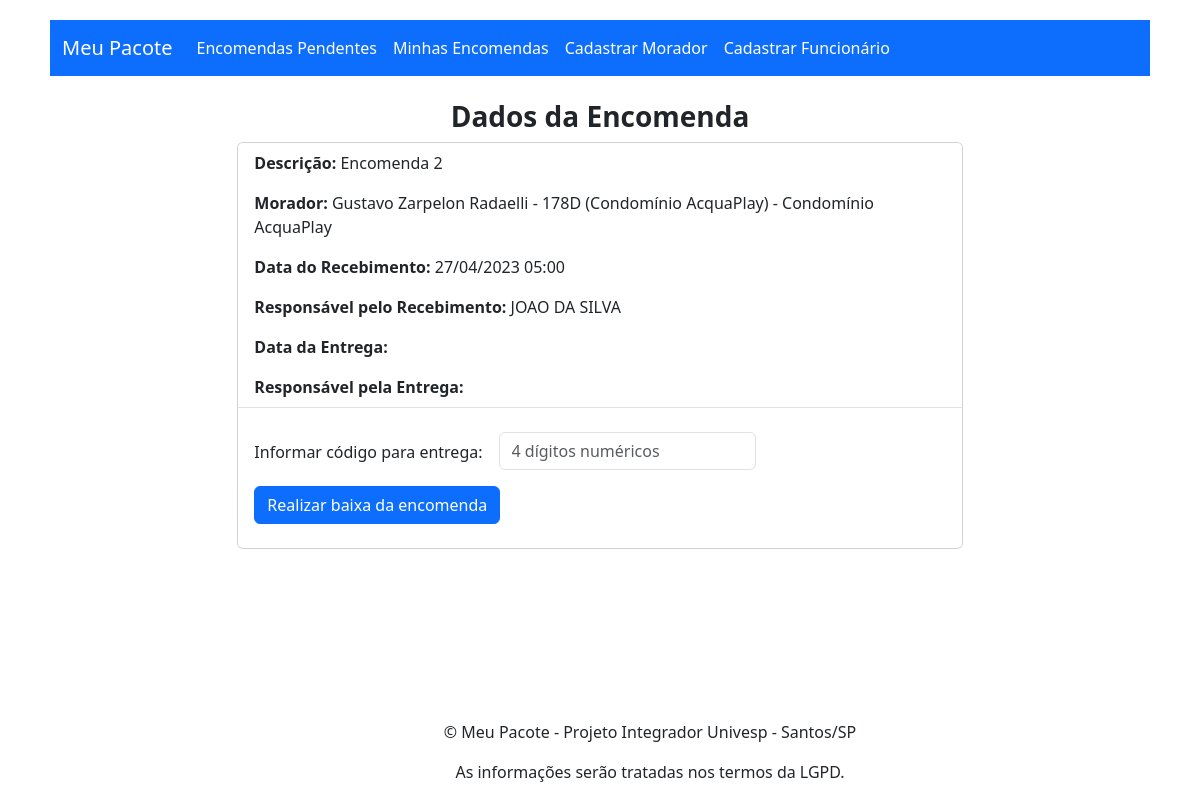
Before: /encomenda/2/ with the older database file.
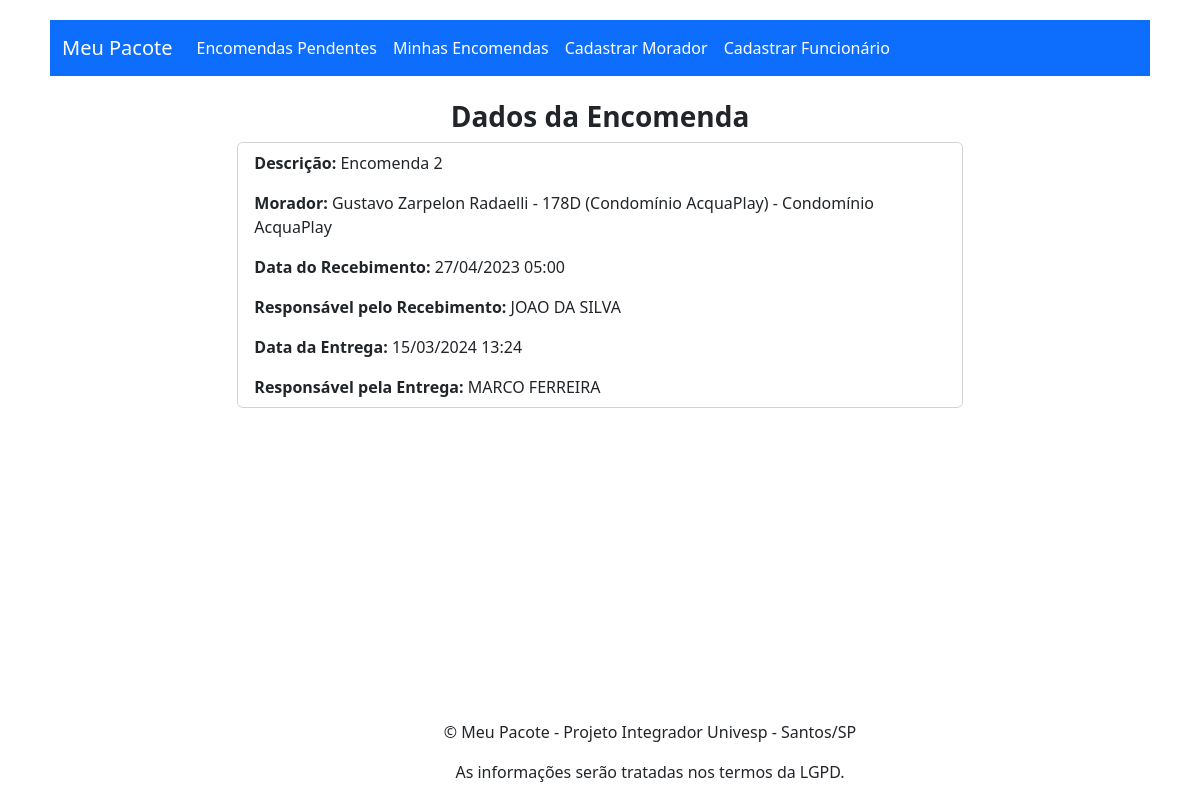
After: the same page with the newer database file.
### app_meu_pacote/models.py (models this page shows, shortened)
class Encomenda(models.Model):
    id = models.AutoField(primary_key=True)
    morador = models.ForeignKey(Morador, on_delete=models.CASCADE)
    descricao = models.CharField(max_length=100)
    data_hora_recebimento = models.DateTimeField()
    data_hora_entrega = models.DateTimeField(blank=True, null=True)
    codigo_retirada = models.CharField(max_length=4, default='0000')
    funcionario_recebimento = models.ForeignKey(Funcionario, on_delete=models.CASCADE, related_name='funcionario_recebimento')
    funcionario_entrega = models.ForeignKey(Funcionario, on_delete=models.CASCADE, related_name='funcionario_entrega', blank=True, null=True)

class Morador(models.Model):
    id = models.AutoField(primary_key=True)
    user = models.OneToOneField(User, on_delete=models.CASCADE)
    nome = models.CharField(max_length=100)
    apartamento = models.ForeignKey(Apartamento, on_delete=models.CASCADE, related_name='apartamentos')
    email = models.EmailField()
    telefone = models.CharField(max_length=20)
    def __str__(self):
        return f'{self.nome} - {self.apartamento} - {self.apartamento.condominio}'

class Apartamento(models.Model):
    id = models.AutoField(primary_key=True)
    numero = models.CharField(max_length=10)
    condominio = models.ForeignKey(Condominio, on_delete=models.CASCADE, related_name='apartamentos')
    def __str__(self):
        return f"{self.numero} ({self.condominio})"

class Condominio(models.Model):
    id = models.AutoField(primary_key=True)
    nome = models.CharField(max_length=100)
    endereco = models.CharField(max_length=100)
    telefone = models.CharField(max_length=20)
    email = models.EmailField()
    def __str__(self) -> str:
        return self.nome

class Funcionario(models.Model):
    id = models.AutoField(primary_key=True)
    user = models.OneToOneField(User, on_delete=models.CASCADE)
    nomeF = models.CharField(max_length=100)
    condominio = models.ForeignKey('Condominio', on_delete=models.CASCADE, related_name='funcionarios')
    funcaoFuncionario = models.CharField(max_length=100)
    email = models.EmailField()
    telefone = models.CharField(max_length=20)
    def __str__(self):
        return self.nomeF

### app_meu_pacote/views.py (the view)
# urls.py: path('encomenda/<int:encomenda_id>/', app_meu_pacote_views.encomenda, name='encomenda_url'),
def encomenda(request, encomenda_id):
    encomenda = get_object_or_404(Encomenda, id=encomenda_id)
    if request.method == 'POST':
        form = BaixaEncomendaForm(request.POST)
        if form.is_valid():
            codigo_enviado = str(form.cleaned_data['codigo_enviado'])
            if codigo_enviado == encomenda.codigo_retirada:
                try:
                    funcionario = Funcionario.objects.get(user=request.user)
                except ObjectDoesNotExist:
                    return render(request, 'error.html', {'message': 'Funcionário não encontrado.'})
                encomenda.data_hora_entrega = timezone.now()
                encomenda.funcionario_entrega = funcionario
                encomenda.save()
                return render(request, 'confirmacao.html', {'encomenda': encomenda})
            else:
                return render(request, 'encomenda.html', {'form': form, 'encomenda': encomenda, 'error': 'Código de retirada inválido.'})
    else:
        form = BaixaEncomendaForm()
        return render(request, 'encomenda.html', {'form': form, 'encomenda': encomenda})

### app_meu_pacote/forms.py
class BaixaEncomendaForm(forms.Form):
    codigo_enviado = forms.CharField(label='Código enviado', max_length=4, widget=forms.TextInput(attrs={'class': 'form-control'}))

### app_meu_pacote/templates/encomenda.html (shortened to what this page needs)
{% extends 'base.html' %}
{% block content %}
<br>
<h3 class="text-center fw-bold">Dados da Encomenda</h3>
<div class="row">
    <div class="col-md-8 offset-md-2">
        <div class="card">
            <ul class="list-group list-group-flush">
              <li class="list-group-item">
                <p class="card-text"><strong>Descrição:</strong> {{ encomenda.descricao }}</p>
                <p class="card-text"><strong>Morador:</strong> {{ encomenda.morador }}</p>
                <p class="card-text"><strong>Data do Recebimento:</strong> {{ encomenda.data_hora_recebimento|date:'d/m/Y H:i' }}</p>
                <p class="card-text"><strong>Responsável pelo Recebimento:</strong> {{ encomenda.funcionario_recebimento }}</p>
                <p class="card-text"><strong>Data da Entrega:</strong> {% if encomenda.data_hora_entrega != None %} {{ encomenda.data_hora_entrega|date:'d/m/Y H:i' }} {% endif %}</p>
                <p class="card-text"><strong>Responsável pela Entrega:</strong> {% if encomenda.data_hora_entrega != None %} {{ encomenda.funcionario_entrega }} {% endif %}</p>
              </li>
              {% if encomenda.data_hora_entrega == None %}
              <li class="list-group-item mt-3">
                <form method="post" class="row g-3">
                  <div class="col-auto pt-2">
                    <label for="id_codigo_enviado">Informar código para entrega:</label>
                  </div>
                  <div class="col-auto">
                    <input type="text" name="codigo_enviado" class="form-control" maxlength="4" required id="id_codigo_enviado" placeholder="4 dígitos numéricos">
                  </div>
                  <div class="col-auto">
                    <button type="submit" class="btn btn-primary mb-3">Realizar baixa da encomenda</button>
                  </div>
                </form>
              </li>
              {% endif %}
            </ul>
            </div>
        </div>
    </div>
{% endblock %}

### app_meu_pacote/templates/base.html (shortened to what this page needs)
{% load static %}
<!DOCTYPE html>
<html lang="pt-br">
<head>
  <link rel="stylesheet" href="{% static 'css/styles.css' %}">
  {% block head %}
  {% load bootstrap5 %}
  {% bootstrap_css %}
  {% endblock %}
</head>
<body>
  <header>
    <nav class="navbar navbar-expand-lg navbar-dark bg-primary">
      <div class="container-fluid">
        <a class="navbar-brand" href="..">Meu Pacote</a>
        <div class="collapse navbar-collapse" id="navbarSupportedContent">
          <ul class="navbar-nav me-auto mb-2 mb-lg-0">
            <li class="nav-item">
              <a class="nav-link active" href="/encomendas_pendentes">Encomendas Pendentes</a>
            </li>
            <li class="nav-item">
              <a class="nav-link active" href="/minhas_encomendas">Minhas Encomendas</a>
            </li>
            <li class="nav-item">
              <a class="nav-link active" href="/cadastrar_morador">Cadastrar Morador</a>
            </li>
            <li class="nav-item">
              <a class="nav-link active" href="/cadastrar_funcionario">Cadastrar Funcionário</a>
            </li>
          </ul>
        </div>
      </div>
    </nav>
  </header>
  <main>
    {% block content %}
    {% endblock %}
  </main>
  <footer>
    <p class="text-center">&copy; Meu Pacote - Projeto Integrador Univesp - Santos/SP</p>
    <p class="text-center">As informa&ccedil;&otilde;es ser&atilde;o tratadas nos termos da LGPD.</p>
  </footer>
</body>
</html>

### app_meu_pacote/static/css/styles.css (style rules this page uses)
html { margin-left: 50px; margin-right: 50px; margin-top: 20px; margin-bottom: 20px; }
footer { position: fixed; bottom: 0; width: 100%; }

Changed rows visible on the page:
changed Encomenda "Encomenda 2": data_hora_entrega (not shown) → "15/03/2024 13:24"; funcionario_entrega (not shown) → "MARCO FERREIRA"
Other visible differences:
text no longer shown: "Informar código para entrega: Realizar baixa da encomenda"
